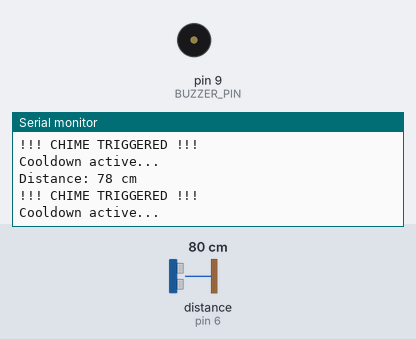
A sketch run on a simulated Arduino Uno, built with avr-gcc and run on an emulated ATmega328P. Shown: buzzer (waves = sounding), the last lines printed to the serial monitor. Wiring (inferred from the names in the program): ultrasonic range finder: trigger pin 7; echo pin 6. The inputs (shaded band) are chosen by the test bench; at power-on: distance to the obstacle (sensor on pin 6) 80 cm. The echo pulse lasts 58.3 µs per cm.

Above: at 1.6 s.
1.7 s: distance to the obstacle (sensor on pin 6) set to 5 cm
At 1.99 s:
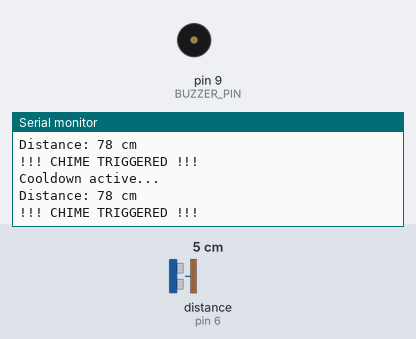
5.2 s: distance to the obstacle (sensor on pin 6) set to 2 cm
At 5.87 s:
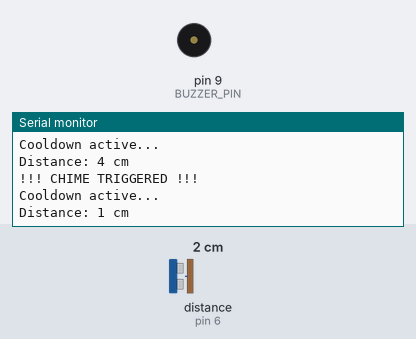
8.9 s: distance to the obstacle (sensor on pin 6) set to 4 cm
At 9.58 s:
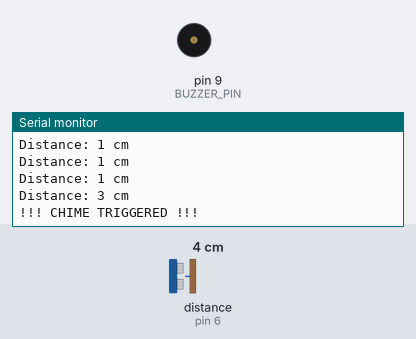
Timing chart, 0 to 11.9 s (numbered marks = the images above; inputs shaded):
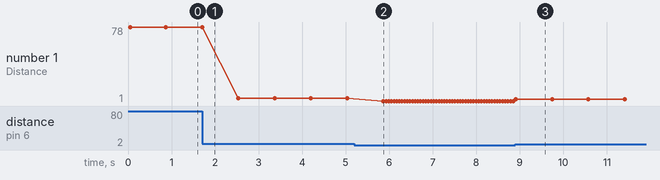

Measured:
- the behaviour switches between 4 and 3 cm on distance to the obstacle (sensor on pin 6) (found by bisection; images 1 and 2)
- after the input at 5.2 s, the serial monitor: prints a new line after 0.67 s (image 2)
- after the input at 8.9 s, the serial monitor: prints a new line at once (image 3)
- plotted number 1: 78 → 4 after the input at 1.7 s, 4 → 1 after the input at 5.2 s, 1 → 3 after the input at 8.9 s

The sketch:

chimetestata.ino
```cpp
#define TRIG_PIN 7
#define ECHO_PIN 6
#define BUZZER_PIN 9

// Adjust this to test the max limit (Max for HC-SR04 is usually 400-500)
int maxThreshold = 400;

void setup() {
  pinMode(TRIG_PIN, OUTPUT);
  pinMode(ECHO_PIN, INPUT);
  pinMode(BUZZER_PIN, OUTPUT);
  Serial.begin(9600);
  Serial.println("Testing Max Range... Point sensor at an open space.");
}

void loop() {
  long duration;
  int distance;

  // Trigger the ultrasonic pulse
  digitalWrite(TRIG_PIN, LOW);
  delayMicroseconds(2);
  digitalWrite(TRIG_PIN, HIGH);
  delayMicroseconds(10);
  digitalWrite(TRIG_PIN, LOW);

  duration = pulseIn(ECHO_PIN, HIGH);
  distance = duration * 0.034 / 2;

  // Print distance for debugging
  if (distance > 0) {
    Serial.print("Distance: ");
    Serial.print(distance);
    Serial.println(" cm");
  }

  // Detection Logic
  if (distance > 2 && distance < maxThreshold) {
    triggerThreeBeatBurst();

    // Split second cooldown (500ms) to prevent constant screaming
    Serial.println("Cooldown active...");
    delay(50);
  }

  delay(60); // Small delay to prevent sensor interference
}

void triggerThreeBeatBurst() {
  Serial.println("!!! CHIME TRIGGERED !!!");

  for (int beat = 0; beat < 3; beat++) {
    // This loop creates a quick rising "chirp" or chime effect
    for (int freq = 800; freq < 1500; freq += 40) {
      tone(BUZZER_PIN, freq);
      delay(5); // Speed of the frequency sweep
    }

    noTone(BUZZER_PIN);
    delay(150); // Pause between each chime beat
  }
}
```
